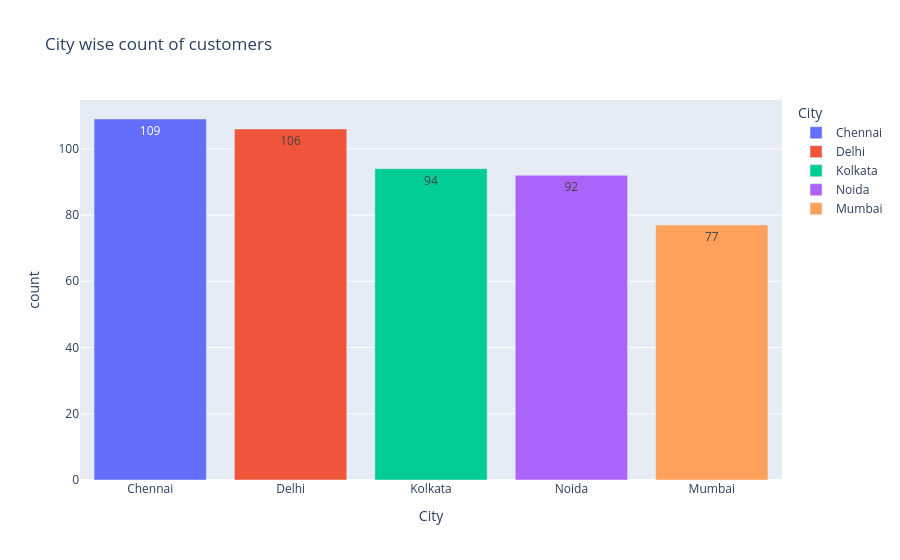

The notebook cell saved with this chart:
### Code cell
fig = px.bar(data_frame = q2 , x = 'City', y = 'count',title = 'City wise count of customers',color = 'City',
             text = 'count')
fig.show()

### Figure 1 — Plotly figure (JSON) as saved in the notebook; plotly's stock layout.template omitted (floating-point values rounded to 4 significant figures)
{"data": [{"hovertemplate": "City=%{x}<br>count=%{text}<extra></extra>", "legendgroup": "Chennai", "marker": {"color": "#636efa", "pattern": {"shape": ""}}, "name": "Chennai", "orientation": "v", "showlegend": true, "text": [109.0], "textposition": "auto", "type": "bar", "x": ["Chennai"], "xaxis": "x", "y": [109], "yaxis": "y"}, {"hovertemplate": "City=%{x}<br>count=%{text}<extra></extra>", "legendgroup": "Delhi", "marker": {"color": "#EF553B", "pattern": {"shape": ""}}, "name": "Delhi", "orientation": "v", "showlegend": true, "text": [106.0], "textposition": "auto", "type": "bar", "x": ["Delhi"], "xaxis": "x", "y": [106], "yaxis": "y"}, {"hovertemplate": "City=%{x}<br>count=%{text}<extra></extra>", "legendgroup": "Kolkata", "marker": {"color": "#00cc96", "pattern": {"shape": ""}}, "name": "Kolkata", "orientation": "v", "showlegend": true, "text": [94.0], "textposition": "auto", "type": "bar", "x": ["Kolkata"], "xaxis": "x", "y": [94], "yaxis": "y"}, {"hovertemplate": "City=%{x}<br>count=%{text}<extra></extra>", "legendgroup": "Noida", "marker": {"color": "#ab63fa", "pattern": {"shape": ""}}, "name": "Noida", "orientation": "v", "showlegend": true, "text": [92.0], "textposition": "auto", "type": "bar", "x": ["Noida"], "xaxis": "x", "y": [92], "yaxis": "y"}, {"hovertemplate": "City=%{x}<br>count=%{text}<extra></extra>", "legendgroup": "Mumbai", "marker": {"color": "#FFA15A", "pattern": {"shape": ""}}, "name": "Mumbai", "orientation": "v", "showlegend": true, "text": [77.0], "textposition": "auto", "type": "bar", "x": ["Mumbai"], "xaxis": "x", "y": [77], "yaxis": "y"}], "layout": {"barmode": "relative", "legend": {"title": {"text": "City"}, "tracegroupgap": 0}, "title": {"text": "City wise count of customers"}, "xaxis": {"anchor": "y", "categoryarray": ["Chennai", "Delhi", "Kolkata", "Noida", "Mumbai"], "categoryorder": "array", "domain": [0, 1], "title": {"text": "City"}}, "yaxis": {"anchor": "x", "domain": [0, 1], "title": {"text": "count"}}}}
